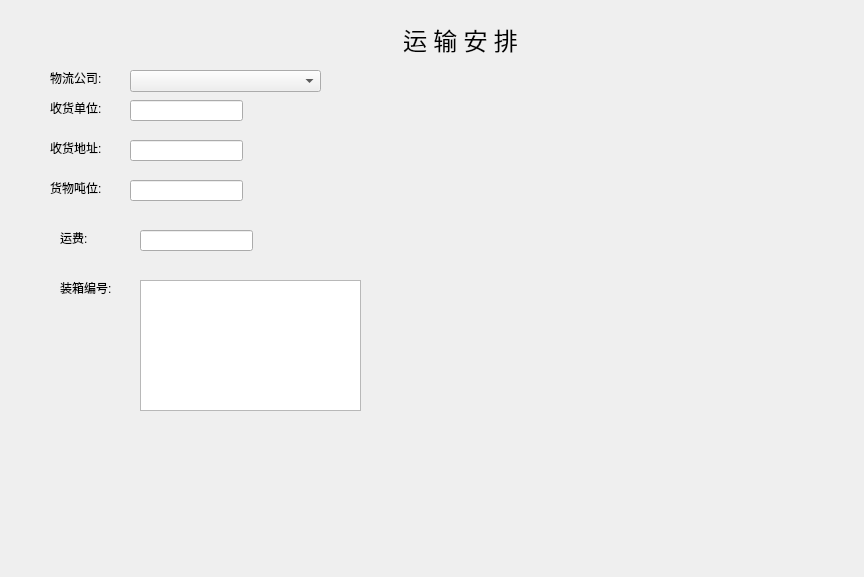
<?xml version="1.0" encoding="UTF-8"?>
<ui version="4.0">
 <class>Form</class>
 <widget class="QWidget" name="Form">
  <property name="geometry">
   <rect>
    <x>0</x>
    <y>0</y>
    <width>864</width>
    <height>577</height>
   </rect>
  </property>
  <property name="windowTitle">
   <string>Form</string>
  </property>
  <widget class="QLabel" name="label">
   <property name="geometry">
    <rect>
     <x>50</x>
     <y>100</y>
     <width>72</width>
     <height>15</height>
    </rect>
   </property>
   <property name="text">
    <string>收货单位:</string>
   </property>
  </widget>
  <widget class="QLineEdit" name="lineEdit">
   <property name="geometry">
    <rect>
     <x>130</x>
     <y>100</y>
     <width>113</width>
     <height>21</height>
    </rect>
   </property>
  </widget>
  <widget class="QLabel" name="label_3">
   <property name="geometry">
    <rect>
     <x>170</x>
     <y>20</y>
     <width>581</width>
     <height>39</height>
    </rect>
   </property>
   <property name="font">
    <font>
     <family>微软雅黑</family>
     <pointsize>18</pointsize>
    </font>
   </property>
   <property name="text">
    <string>运 输 安 排</string>
   </property>
   <property name="alignment">
    <set>Qt::AlignCenter</set>
   </property>
  </widget>
  <widget class="QComboBox" name="comboBox">
   <property name="geometry">
    <rect>
     <x>130</x>
     <y>70</y>
     <width>191</width>
     <height>22</height>
    </rect>
   </property>
  </widget>
  <widget class="QLabel" name="label_2">
   <property name="geometry">
    <rect>
     <x>50</x>
     <y>70</y>
     <width>72</width>
     <height>15</height>
    </rect>
   </property>
   <property name="text">
    <string>物流公司:</string>
   </property>
  </widget>
  <widget class="QLineEdit" name="lineEdit_2">
   <property name="geometry">
    <rect>
     <x>130</x>
     <y>140</y>
     <width>113</width>
     <height>21</height>
    </rect>
   </property>
  </widget>
  <widget class="QLabel" name="label_4">
   <property name="geometry">
    <rect>
     <x>50</x>
     <y>140</y>
     <width>72</width>
     <height>15</height>
    </rect>
   </property>
   <property name="text">
    <string>收货地址:</string>
   </property>
  </widget>
  <widget class="QLineEdit" name="lineEdit_3">
   <property name="geometry">
    <rect>
     <x>130</x>
     <y>180</y>
     <width>113</width>
     <height>21</height>
    </rect>
   </property>
  </widget>
  <widget class="QLabel" name="label_5">
   <property name="geometry">
    <rect>
     <x>50</x>
     <y>180</y>
     <width>72</width>
     <height>15</height>
    </rect>
   </property>
   <property name="text">
    <string>货物吨位:</string>
   </property>
  </widget>
  <widget class="QLineEdit" name="lineEdit_4">
   <property name="geometry">
    <rect>
     <x>140</x>
     <y>230</y>
     <width>113</width>
     <height>21</height>
    </rect>
   </property>
  </widget>
  <widget class="QLabel" name="label_6">
   <property name="geometry">
    <rect>
     <x>60</x>
     <y>230</y>
     <width>72</width>
     <height>15</height>
    </rect>
   </property>
   <property name="text">
    <string>运费:</string>
   </property>
  </widget>
  <widget class="QLabel" name="label_7">
   <property name="geometry">
    <rect>
     <x>60</x>
     <y>280</y>
     <width>72</width>
     <height>15</height>
    </rect>
   </property>
   <property name="text">
    <string>装箱编号:</string>
   </property>
  </widget>
  <widget class="QTextEdit" name="textEdit">
   <property name="geometry">
    <rect>
     <x>140</x>
     <y>280</y>
     <width>221</width>
     <height>131</height>
    </rect>
   </property>
  </widget>
 </widget>
 <resources/>
 <connections/>
</ui>
